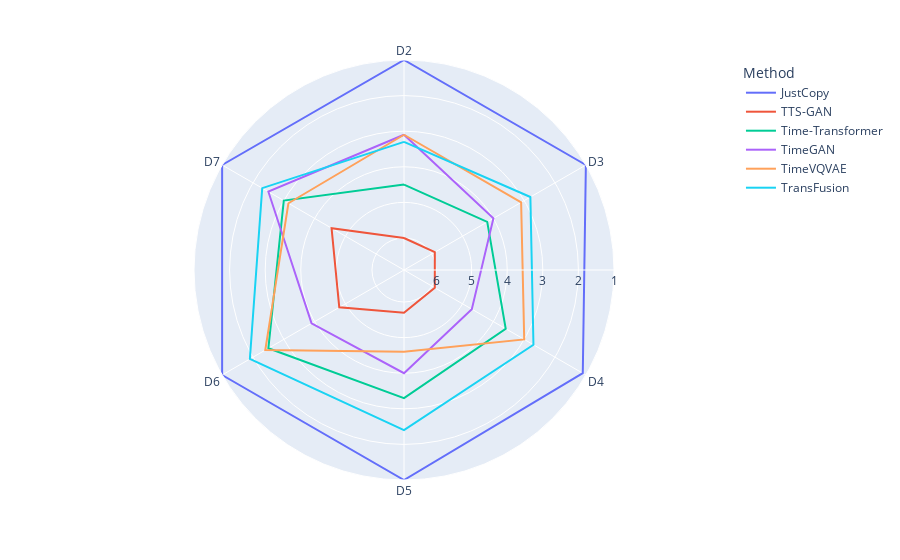

The cell this chart's notebook holds for it:
### Code cell
ranking_by_dataset = rankings.stack(level=0).reset_index().groupby("Method").mean()
spider_by_dataset = ranking_by_dataset.reset_index().melt(id_vars="Method")
px.line_polar(spider_by_dataset, r="value", theta="Dataset", color="Method", line_close=True) \
    .update_layout(polar={"radialaxis": {"range": [6.9,1], "dtick": 1}})

### Figure 1 — Plotly figure (JSON) as saved in the notebook; plotly's stock layout.template omitted (floating-point values rounded to 4 significant figures)
{"data": [{"hovertemplate": "Method=JustCopy<br>value=%{r}<br>Dataset=%{theta}<extra></extra>", "legendgroup": "JustCopy", "line": {"color": "#636efa", "dash": "solid"}, "marker": {"symbol": "circle"}, "mode": "lines", "name": "JustCopy", "r": [1, 1, 1.1, 1, 1, 1, 1], "showlegend": true, "subplot": "polar", "theta": ["D2", "D3", "D4", "D5", "D6", "D7", "D2"], "type": "scatterpolar"}, {"hovertemplate": "Method=TTS-GAN<br>value=%{r}<br>Dataset=%{theta}<extra></extra>", "legendgroup": "TTS-GAN", "line": {"color": "#EF553B", "dash": "solid"}, "marker": {"symbol": "circle"}, "mode": "lines", "name": "TTS-GAN", "r": [6, 5.9, 5.9, 5.7, 4.8, 4.55, 6], "showlegend": true, "subplot": "polar", "theta": ["D2", "D3", "D4", "D5", "D6", "D7", "D2"], "type": "scatterpolar"}, {"hovertemplate": "Method=Time-Transformer<br>value=%{r}<br>Dataset=%{theta}<extra></extra>", "legendgroup": "Time-Transformer", "line": {"color": "#00cc96", "dash": "solid"}, "marker": {"symbol": "circle"}, "mode": "lines", "name": "Time-Transformer", "r": [4.5, 4.2, 3.6, 3.3, 2.5, 3, 4.5], "showlegend": true, "subplot": "polar", "theta": ["D2", "D3", "D4", "D5", "D6", "D7", "D2"], "type": "scatterpolar"}, {"hovertemplate": "Method=TimeGAN<br>value=%{r}<br>Dataset=%{theta}<extra></extra>", "legendgroup": "TimeGAN", "line": {"color": "#ab63fa", "dash": "solid"}, "marker": {"symbol": "circle"}, "mode": "lines", "name": "TimeGAN", "r": [3.1, 4, 4.7, 4, 3.9, 2.5, 3.1], "showlegend": true, "subplot": "polar", "theta": ["D2", "D3", "D4", "D5", "D6", "D7", "D2"], "type": "scatterpolar"}, {"hovertemplate": "Method=TimeVQVAE<br>value=%{r}<br>Dataset=%{theta}<extra></extra>", "legendgroup": "TimeVQVAE", "line": {"color": "#FFA15A", "dash": "solid"}, "marker": {"symbol": "circle"}, "mode": "lines", "name": "TimeVQVAE", "r": [3.1, 3.1, 3, 4.6, 2.4, 3.15, 3.1], "showlegend": true, "subplot": "polar", "theta": ["D2", "D3", "D4", "D5", "D6", "D7", "D2"], "type": "scatterpolar"}, {"hovertemplate": "Method=TransFusion<br>value=%{r}<br>Dataset=%{theta}<extra></extra>", "legendgroup": "TransFusion", "line": {"color": "#19d3f3", "dash": "solid"}, "marker": {"symbol": "circle"}, "mode": "lines", "name": "TransFusion", "r": [3.3, 2.8, 2.7, 2.4, 1.9, 2.3, 3.3], "showlegend": true, "subplot": "polar", "theta": ["D2", "D3", "D4", "D5", "D6", "D7", "D2"], "type": "scatterpolar"}], "layout": {"legend": {"title": {"text": "Method"}, "tracegroupgap": 0}, "margin": {"t": 60}, "polar": {"angularaxis": {"direction": "clockwise", "rotation": 90}, "domain": {"x": [0, 1], "y": [0, 1]}, "radialaxis": {"dtick": 1, "range": [6.9, 1]}}}}
